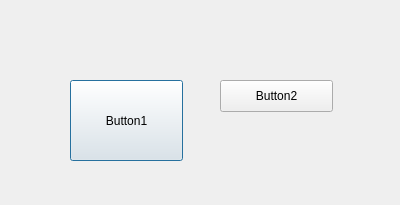
<?xml version="1.0" encoding="UTF-8"?>
<ui version="4.0">
 <class>Dialog</class>
 <widget class="QDialog" name="Dialog">
  <property name="geometry">
   <rect>
    <x>0</x>
    <y>0</y>
    <width>400</width>
    <height>205</height>
   </rect>
  </property>
  <property name="windowTitle">
   <string>Dialog</string>
  </property>
  <widget class="QPushButton" name="btn_1">
   <property name="geometry">
    <rect>
     <x>70</x>
     <y>80</y>
     <width>113</width>
     <height>81</height>
    </rect>
   </property>
   <property name="cursor">
    <cursorShape>PointingHandCursor</cursorShape>
   </property>
   <property name="styleSheet">
    <string notr="true">border-image:url(&quot;C:/Users/DGSW/Desktop/python_programs/kakaotalk_bot/dev/star_rm_bg.png&quot;);</string>
   </property>
   <property name="text">
    <string>Button1</string>
   </property>
  </widget>
  <widget class="QPushButton" name="btn_2">
   <property name="geometry">
    <rect>
     <x>220</x>
     <y>80</y>
     <width>113</width>
     <height>32</height>
    </rect>
   </property>
   <property name="cursor">
    <cursorShape>OpenHandCursor</cursorShape>
   </property>
   <property name="text">
    <string>Button2</string>
   </property>
  </widget>
 </widget>
 <resources/>
 <connections/>
</ui>
